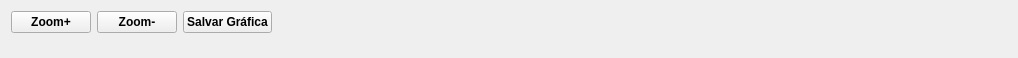
<?xml version="1.0" encoding="UTF-8"?>
<ui version="4.0">
 <class>angcierre1</class>
 <widget class="QWidget" name="angcierre1">
  <property name="geometry">
   <rect>
    <x>0</x>
    <y>0</y>
    <width>1018</width>
    <height>58</height>
   </rect>
  </property>
  <property name="sizePolicy">
   <sizepolicy hsizetype="Fixed" vsizetype="Fixed">
    <horstretch>0</horstretch>
    <verstretch>0</verstretch>
   </sizepolicy>
  </property>
  <property name="windowTitle">
   <string>Ángulos de Cierre Forma Lineal</string>
  </property>
  <layout class="QGridLayout" name="gridLayout_2">
   <item row="0" column="0">
    <widget class="QPushButton" name="pB_Zoommas">
     <property name="enabled">
      <bool>true</bool>
     </property>
     <property name="font">
      <font>
       <family>Tahoma</family>
       <weight>75</weight>
       <bold>true</bold>
      </font>
     </property>
     <property name="text">
      <string>Zoom+</string>
     </property>
     <property name="shortcut">
      <string>+</string>
     </property>
    </widget>
   </item>
   <item row="0" column="1">
    <widget class="QPushButton" name="pB_Zoommen">
     <property name="font">
      <font>
       <family>Tahoma</family>
       <weight>75</weight>
       <bold>true</bold>
      </font>
     </property>
     <property name="text">
      <string>Zoom-</string>
     </property>
     <property name="shortcut">
      <string>-</string>
     </property>
    </widget>
   </item>
   <item row="0" column="2">
    <widget class="QPushButton" name="pushButton_4">
     <property name="font">
      <font>
       <family>Tahoma</family>
       <weight>75</weight>
       <bold>true</bold>
      </font>
     </property>
     <property name="text">
      <string>Salvar Gráfica</string>
     </property>
     <property name="icon">
      <iconset>
       <normaloff>:/temp/exportpdf.png</normaloff>:/temp/exportpdf.png</iconset>
     </property>
    </widget>
   </item>
   <item row="0" column="3">
    <spacer name="horizontalSpacer_2">
     <property name="orientation">
      <enum>Qt::Horizontal</enum>
     </property>
     <property name="sizeHint" stdset="0">
      <size>
       <width>353</width>
       <height>20</height>
      </size>
     </property>
    </spacer>
   </item>
   <item row="0" column="4">
    <widget class="QLabel" name="label">
     <property name="font">
      <font>
       <family>Tahoma</family>
       <pointsize>10</pointsize>
       <weight>75</weight>
       <bold>true</bold>
      </font>
     </property>
     <property name="text">
      <string/>
     </property>
     <property name="alignment">
      <set>Qt::AlignCenter</set>
     </property>
    </widget>
   </item>
   <item row="0" column="5">
    <spacer name="horizontalSpacer">
     <property name="orientation">
      <enum>Qt::Horizontal</enum>
     </property>
     <property name="sizeHint" stdset="0">
      <size>
       <width>353</width>
       <height>20</height>
      </size>
     </property>
    </spacer>
   </item>
   <item row="1" column="0" colspan="6">
    <widget class="QCustomPlotZoom" name="widget" native="true">
     <property name="font">
      <font>
       <family>Tahoma</family>
       <pointsize>8</pointsize>
       <weight>75</weight>
       <bold>true</bold>
      </font>
     </property>
    </widget>
   </item>
  </layout>
 </widget>
 <customwidgets>
  <customwidget>
   <class>QCustomPlotZoom</class>
   <extends>QWidget</extends>
   <header location="global">angcierre1.h</header>
   <container>1</container>
  </customwidget>
 </customwidgets>
 <resources/>
 <connections/>
</ui>
